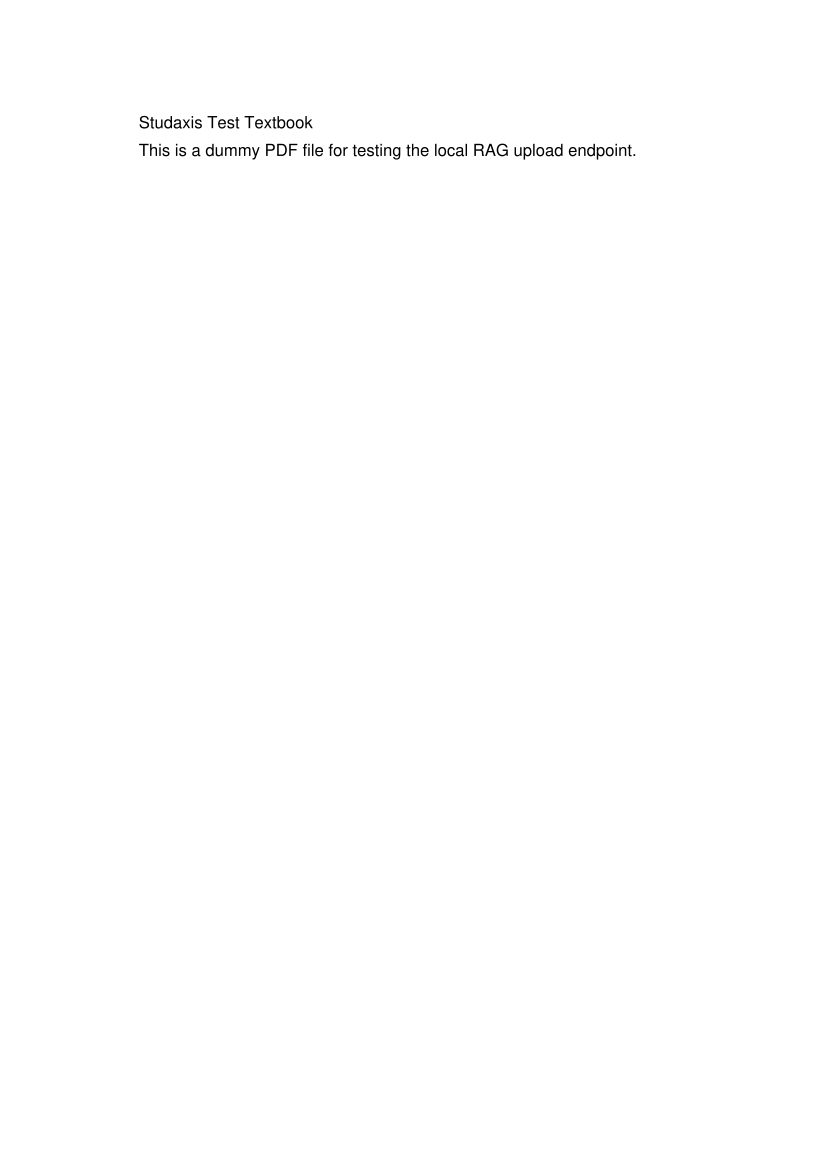

The script that saved this image:
from reportlab.pdfgen import canvas
import os

def ensure_test_pdf():
    filename = "test_sample.pdf"
    
    # Skip if it already exists
    if os.path.exists(filename):
        print(f"✅ {filename} already exists.")
        return

    # Create a basic PDF
    c = canvas.Canvas(filename)
    c.drawString(100, 750, "Studaxis Test Textbook")
    c.drawString(100, 730, "This is a dummy PDF file for testing the local RAG upload endpoint.")
    c.save()
    print(f"✅ Created {filename} successfully.")

if __name__ == "__main__":
    ensure_test_pdf()
